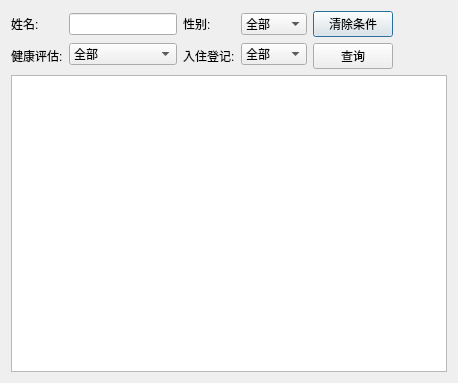
<?xml version="1.0" encoding="UTF-8"?>
<ui version="4.0">
 <class>ElderBaseInfoChooseDialog</class>
 <widget class="QDialog" name="ElderBaseInfoChooseDialog">
  <property name="geometry">
   <rect>
    <x>0</x>
    <y>0</y>
    <width>458</width>
    <height>383</height>
   </rect>
  </property>
  <property name="windowTitle">
   <string>Dialog</string>
  </property>
  <layout class="QGridLayout" name="gridLayout">
   <item row="0" column="0">
    <layout class="QVBoxLayout" name="verticalLayout_6">
     <item>
      <layout class="QHBoxLayout" name="horizontalLayout_2">
       <item>
        <layout class="QHBoxLayout" name="horizontalLayout">
         <item>
          <layout class="QVBoxLayout" name="verticalLayout">
           <item>
            <widget class="QLabel" name="label">
             <property name="text">
              <string>姓名:</string>
             </property>
            </widget>
           </item>
           <item>
            <widget class="QLabel" name="label_3">
             <property name="text">
              <string>健康评估:</string>
             </property>
            </widget>
           </item>
          </layout>
         </item>
         <item>
          <layout class="QVBoxLayout" name="verticalLayout_2">
           <item>
            <widget class="QLineEdit" name="lineEdit"/>
           </item>
           <item>
            <widget class="QComboBox" name="comboBox_assess">
             <item>
              <property name="text">
               <string>全部</string>
              </property>
             </item>
             <item>
              <property name="text">
               <string>已评估</string>
              </property>
             </item>
             <item>
              <property name="text">
               <string>未评估</string>
              </property>
             </item>
            </widget>
           </item>
          </layout>
         </item>
         <item>
          <layout class="QVBoxLayout" name="verticalLayout_3">
           <item>
            <widget class="QLabel" name="label_2">
             <property name="text">
              <string>性别:</string>
             </property>
            </widget>
           </item>
           <item>
            <widget class="QLabel" name="label_4">
             <property name="text">
              <string>入住登记:</string>
             </property>
            </widget>
           </item>
          </layout>
         </item>
         <item>
          <layout class="QVBoxLayout" name="verticalLayout_4">
           <item>
            <widget class="QComboBox" name="comboBox_gender">
             <item>
              <property name="text">
               <string>全部</string>
              </property>
             </item>
             <item>
              <property name="text">
               <string>男</string>
              </property>
             </item>
             <item>
              <property name="text">
               <string>女</string>
              </property>
             </item>
            </widget>
           </item>
           <item>
            <widget class="QComboBox" name="comboBox_reside">
             <item>
              <property name="text">
               <string>全部</string>
              </property>
             </item>
             <item>
              <property name="text">
               <string>已登记</string>
              </property>
             </item>
             <item>
              <property name="text">
               <string>未登记</string>
              </property>
             </item>
            </widget>
           </item>
          </layout>
         </item>
         <item>
          <layout class="QVBoxLayout" name="verticalLayout_5">
           <item>
            <widget class="QPushButton" name="btn_clear">
             <property name="text">
              <string>清除条件</string>
             </property>
            </widget>
           </item>
           <item>
            <widget class="QPushButton" name="btn_search">
             <property name="text">
              <string>查询</string>
             </property>
            </widget>
           </item>
          </layout>
         </item>
        </layout>
       </item>
       <item>
        <spacer name="horizontalSpacer">
         <property name="orientation">
          <enum>Qt::Horizontal</enum>
         </property>
         <property name="sizeHint" stdset="0">
          <size>
           <width>40</width>
           <height>20</height>
          </size>
         </property>
        </spacer>
       </item>
      </layout>
     </item>
     <item>
      <widget class="QTableWidget" name="tableWidget"/>
     </item>
    </layout>
   </item>
  </layout>
 </widget>
 <resources/>
 <connections/>
</ui>
